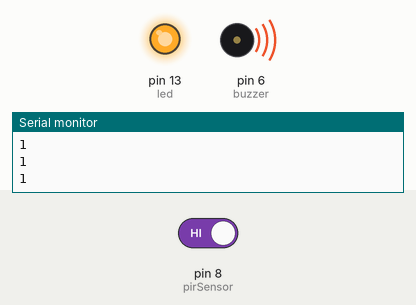
Simulated run of this sketch. Board: Arduino Uno, built with avr-gcc and run on an emulated ATmega328P. On the bench: output pins drawn as LEDs (lit = HIGH), buzzer (waves = sounding, pin HIGH), the last lines printed to the serial monitor. The test bench sets the inputs (shaded band); at power-on: pin 8 (pirSensor) HIGH.

Above: at 10.8 s.
10.9 s: pin 8 (pirSensor) driven LOW
At 16.2 s:
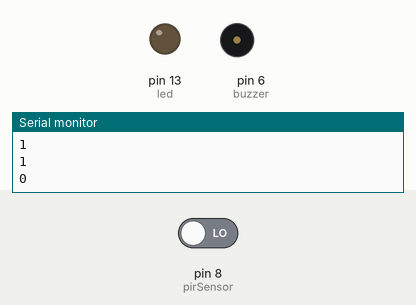
16.9 s: pin 8 (pirSensor) driven HIGH
At 21.2 s:
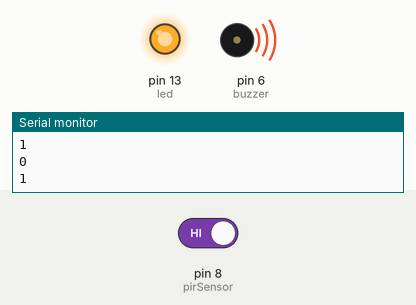
Timing chart, 0 to 22.7 s (numbered marks = the images above; inputs shaded):
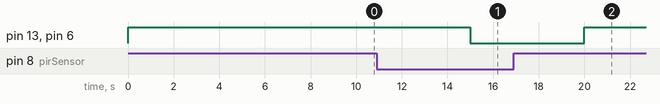

The sketch:

LightSensor_Arduino.ino
```cpp
/* De nodige pin definieren van onze arduino */
#define led 13
#define buzzer 6
#define pirSensor 8


/* De data van de prisensor is een input deze geeft data terug en led en de buzzer krijegn data wanneer de pirsensor active is */
void setup() {
 Serial.begin(9600);
  pinMode(pirSensor, INPUT);
  pinMode(led,OUTPUT);
  pinMode(buzzer,OUTPUT);
}
/* geetf variable detect digitaal weer (0 of 1) wanneer dat het 0 is is het gelijk aan low en als het 1 is gaat de else functie in actie en gaat het licht en de buzzer aan */
void loop() {

int detect= digitalRead(pirSensor);

  if(detect==LOW)
  {
    digitalWrite(led,LOW);
    digitalWrite(buzzer,LOW);
    Serial.println(detect);
  }
  else
  {
    digitalWrite(led,HIGH);
    digitalWrite(buzzer,HIGH);
    Serial.println(detect);
  }
  delay(5000);
}
```

Measured:
- after the input at 10.9 s, pin 13 (led), pin 6 (buzzer): HIGH → LOW after 4.1 s
- after the input at 16.9 s, pin 13 (led), pin 6 (buzzer): LOW → HIGH after 3.1 s
